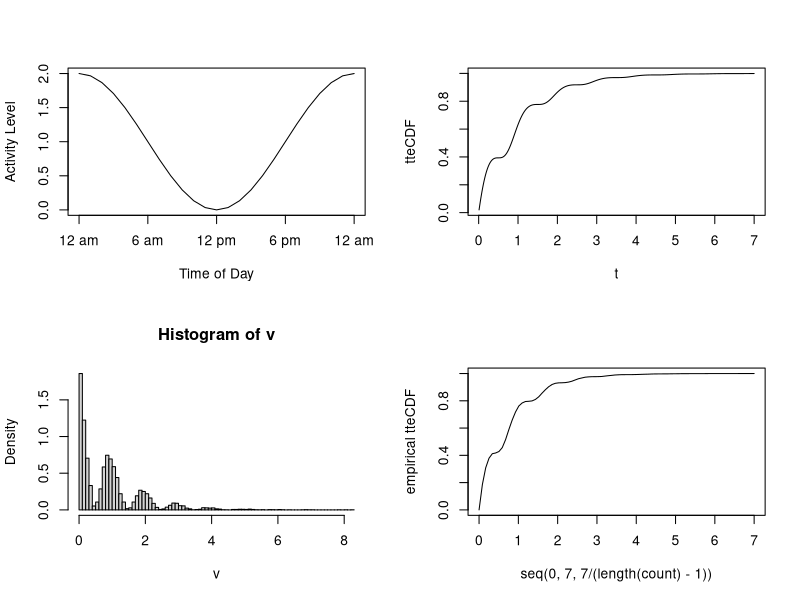
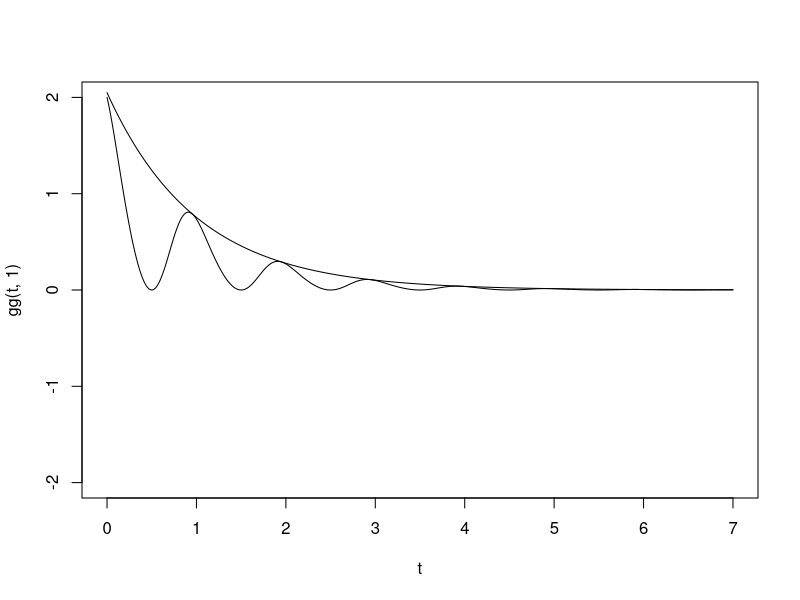
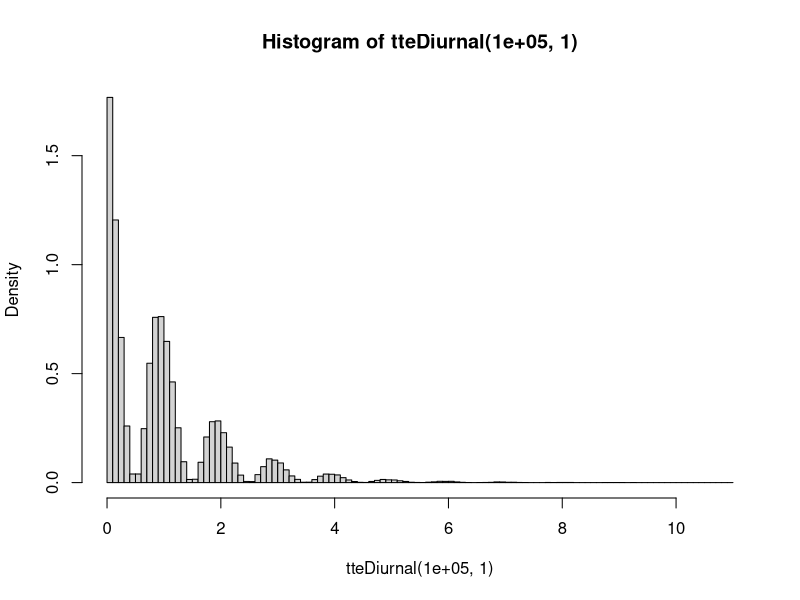
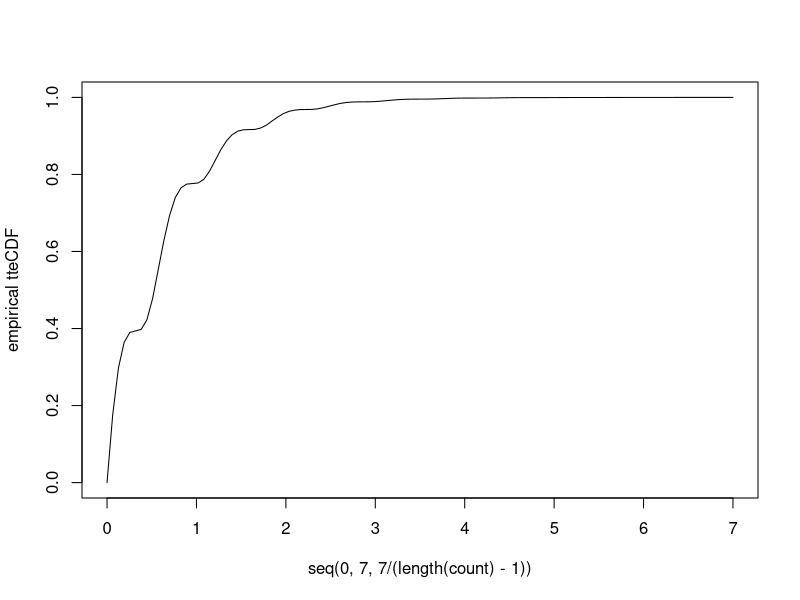

Source code (R) for these figures, in order:

################# First Method - CDF Inversion Using Newton's Method ###################
#################                 Less Efficient                     ###################

par(mfrow=c(2,2))

ff = function(t, peak=0,amp=1){
  amp*(1+cos(2*pi*(t-peak)))
}

ttt = seq(0,1,1/24)

plot(ttt*24, ff(ttt), type = 'l', ylab = "Activity Level", xlab = "Time of Day", xaxt = "n") 
axis(1, c(0:4)*6, c("12 am", "6 am", "12 pm", "6 pm", "12 am"))

gg = function(t,lam){
  lam*(1+cos(2*pi*t))*exp(-lam*(t+sin(2*pi*t)/(2*pi)))
}

hh = function(t,lam){
  1-exp(-lam*(t+sin(2*pi*t)/(2*pi)))
}

t = 1:700/100
plot(t,hh(t,1),type="l",ylab = "tteCDF")

newton = function(f,J,x0,tol) {
  #standard newton's method, compute f and Jacobian as functions
  while (norm(f(x0),'2') > tol) {
    x0 = x0 - qr.solve(J(x0),f(x0))
  }
  return(x0)
}

tteDiurnal = function(N,lam){
  v = rep(0,N)
  u = rexp(N,lam)
  for(i in 1:N){
    f = function(t,s=u[i]){
      1.1*t+sin(2*pi*t)/(2*pi)-s
    }
    fp = function(t){
      1.1+cos(2*pi*t)
    }
    v[i] = newton(f,fp,u[i],10^-2)
  }
  return(v)
}

v = tteDiurnal(10000,1)

count = c(0,hist(v,freq=F,breaks=100)$count)
plot(seq(0,7,7/(length(count)-1)),cumsum(count)/sum(count),type="l",ylab="empirical tteCDF",ylim=c(0,1))


##################### Second Method - Rejection Method #####################
#####################           More Efficient         ##################### 

par(mfrow=c(1,1))

## need to define pdf f1, dominating pdf f2, and constant ST c*f2 > f1
## the smaller the constant, the more efficient the method

## f1
gg = function(t,lam){
  lam*(1+cos(2*pi*t))*exp(-lam*(t+sin(2*pi*t)/(2*pi)))
}

## f2
GG = function(t,lam){
  lam*exp(-lam*t)
}

## to find minimum c to optimize efficiency, need to solve
## f1 <= c*f2 for minimal value of c; in this case,
## this becomes the maximum value of the function
## 1+cos(2*pi*t)-2*pi*sin(2*pi*t)-sin^2(2*pi*t)

g = function(t,lam){
  (1+cos(2*pi*t))*exp(-lam*sin(2*pi*t)/(2*pi))
}

gp = function(t){
 cos(2*pi*t)+1+2*pi*sin(2*pi*t)-sin(2*pi*t)^2
}

gpp = function(t){
  2*pi*(-sin(2*pi*t)+2*pi*cos(2*pi*t)+2*sin(2*pi*t)*cos(2*pi*t))
}

xval = newton(gp,gpp,2,10^-4)
gpp(xval)
lam = 1
c = g(xval,lam)

t = seq(0,7,.01)
## plotting to show dominance with constant c = 2.0495
plot(t,gg(t,1),type="l",ylim=c(-2,2))
lines(t,c*GG(t,1))

#lines(t,-gg(t,1))
#lines(t,-c*GG(t,1))
#polygon(c(t,rev(t)),c(gg(t,1),rev(c*GG(t,1))),col="red")
#polygon(c(t,rev(t)),c(-gg(t,1),rev(-c*GG(t,1))),col="red")


tteDiurnal = function(N,lam){
  v = rep(0,N)
  for(i in 1:N){
    c = 2.0495
    vtemp = 0
    tt = 2
    u = 1
    while(tt*u > 1){
      v[i] = rexp(1,lam)
      tt = c*GG(v[i],lam)/gg(v[i],lam)
      u = runif(1)
    }
  }
  return(v)
}

count = c(0,hist(tteDiurnal(100000,1),freq=F,breaks=100)$count)
plot(seq(0,7,7/(length(count)-1)),cumsum(count)/sum(count),type="l",ylab="empirical tteCDF",ylim=c(0,1))
